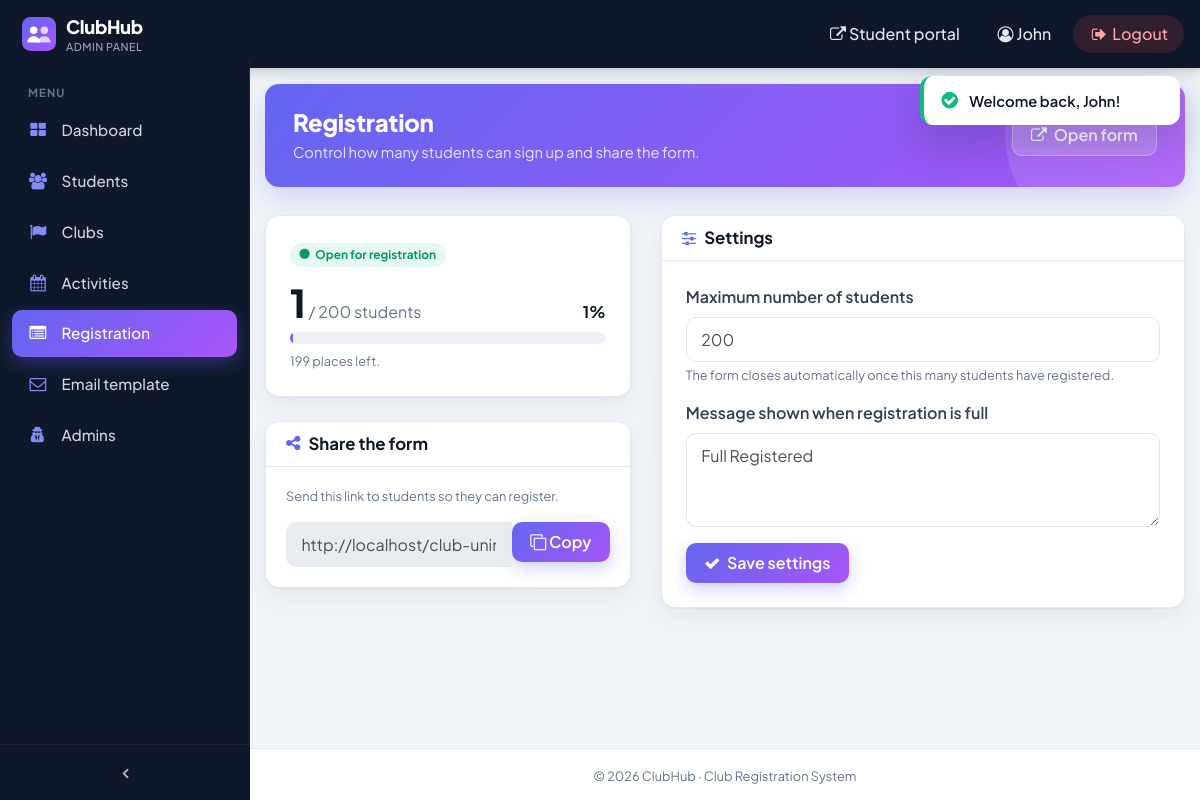
The app's page /club-unimy/forminfo.php (signed in) with its own data.
### tables this page shows
CREATE TABLE `limitseminar` (
  `id_limit2` varchar(200) NOT NULL,
  `jumlah_limit2` varchar(200) NOT NULL,
  `mesej_limit2` varchar(200) NOT NULL
);

### club-unimy/lib/app.php (called while the page is built, shortened)
<?php
require_once APP_ROOT . '/config-mysqli.php';
mysqli_set_charset($conn, 'utf8mb4');
function db(): mysqli
{
    global $conn;
    return $conn;
}
function q(string $sql, array $params = [])
{
    $stmt = db()->prepare($sql);
    $stmt->execute();
    $res = $stmt->get_result();
    return $res === false ? true : $res;
}
function row(string $sql, array $params = []): ?array
{
    return q($sql, $params)->fetch_assoc() ?: null;
}
function e($v): string
{
    return htmlspecialchars((string)$v, ENT_QUOTES, 'UTF-8');
}
function registration_settings(): array
{
    $r = row("SELECT * FROM limitseminar ORDER BY id_limit2 LIMIT 1");
    return [
        'id'      => $r['id_limit2'] ?? '1',
        'limit'   => (int)($r['jumlah_limit2'] ?? 0),
        'message' => $r['mesej_limit2'] ?? 'Registration is full.',
    ];
}
function total_students(): int
{
    return (int)row("SELECT COUNT(*) n FROM user")['n'];
}
function app_web_path(): string
{
    $doc = rtrim(str_replace(DIRECTORY_SEPARATOR, '/', realpath($_SERVER['DOCUMENT_ROOT'])), '/');
    $app = str_replace(DIRECTORY_SEPARATOR, '/', APP_ROOT);
    return strpos($app, $doc) === 0 ? substr($app, strlen($doc)) : '';
}

### club-unimy/forminfo.php (the view, shortened to what this page needs)
<?php
require_once __DIR__ . '/lib/layout.php';
$settings = registration_settings();
$total = total_students();
$open = $total < $settings['limit'];
$pct = $settings['limit'] > 0 ? min(100, round($total / $settings['limit'] * 100)) : 100;
$scheme = (!empty($_SERVER['HTTPS']) && $_SERVER['HTTPS'] !== 'off') ? 'https' : 'http';
$formUrl = $scheme . '://' . $_SERVER['HTTP_HOST'] . app_web_path() . '/club-form.php';
?>
<div class="row">
    <div class="col-lg-5 mb-4">
        <div class="card mb-4">
            <div class="card-body p-4">
                <span class="cb-pill" style="background:<?= $open ? '#10b9811a;color:#059669' : '#ef44441a;color:#dc2626' ?>">
                    <i class="fa fa-circle"></i> <?= $open ? 'Open for registration' : 'Closed – limit reached' ?>
                </span>
                <div class="d-flex align-items-end justify-content-between mt-3 mb-2">
                    <div><span class="cb-stat-value" style="font-size:2.4rem"><?= $total ?></span> <span class="cb-muted">/ <?= $settings['limit'] ?> students</span></div>
                    <strong><?= $pct ?>%</strong>
                </div>
                <div class="cb-progress<?= $pct >= 90 ? ' warn' : '' ?>"><span style="width:<?= $pct ?>%"></span></div>
                <p class="small cb-muted mt-2 mb-0"><?= $open ? max(0, $settings['limit'] - $total) . ' places left.' : 'New students see your "full" message instead of the form.' ?></p>
            </div>
        </div>
        <div class="card">
            <div class="card-header"><h5 class="cb-panel-title"><i class="fa fa-share-alt"></i> Share the form</h5></div>
            <div class="card-body">
                <p class="small cb-muted">Send this link to students so they can register.</p>
                <div class="input-group">
                    <input class="form-control" id="formUrl" value="<?= e($formUrl) ?>" readonly>
                    <div class="input-group-append"><button class="btn btn-primary" type="button" data-copy="#formUrl"><i class="fa fa-clone"></i> Copy</button></div>
                </div>
            </div>
        </div>
    </div>
    <div class="col-lg-7 mb-4">
        <div class="card">
            <div class="card-header"><h5 class="cb-panel-title"><i class="fa fa-sliders"></i> Settings</h5></div>
            <div class="card-body p-4">
                <form method="post">
                    <div class="form-group">
                        <label for="limit">Maximum number of students</label>
                        <input type="number" min="0" class="form-control" id="limit" name="limit" value="<?= $settings['limit'] ?>" required>
                        <small class="form-text cb-muted">The form closes automatically once this many students have registered.</small>
                    </div>
                    <div class="form-group">
                        <label for="message">Message shown when registration is full</label>
                        <textarea class="form-control" id="message" name="message" rows="3" maxlength="200"><?= e($settings['message']) ?></textarea>
                    </div>
                    <button class="btn btn-primary"><i class="fa fa-check mr-1"></i> Save settings</button>
                </form>
            </div>
        </div>
    </div>
</div>

### club-unimy/css/sb-admin.css (style rules this page uses)
html { position: relative; min-height: 100%; }
body { overflow-x: hidden; }
body.sticky-footer { margin-bottom: 56px; }
body.fixed-nav { padding-top: 56px; }

### club-unimy/css/theme.css (style rules this page uses)
:root { --cb-primary: #6366f1; --cb-primary-600: #4f46e5; --cb-accent: #a855f7; --cb-gradient: linear-gradient(135deg, #6366f1 0%, #a855f7 100%); --cb-sidebar: #0f172a; --cb-sidebar-2: #1e293b; --cb-bg: #f1f5f9; --cb-surface: #ffffff; --cb-text: #0f172a; --cb-muted: #64748b; --cb-border: #e2e8f0; --cb-success: #10b981; --cb-danger: #ef4444; --cb-warning: #f59e0b; --cb-radius: 14px; --cb-shadow: 0 1px 2px rgba(15, 23, 42, .04), 0 8px 24px rgba(15, 23, 42, .06); }
html, body { font-family: "Plus Jakarta Sans", system-ui, -apple-system, "Segoe UI", Roboto, sans-serif !important; color: var(--cb-text); }
body, body.bg-dark { background: var(--cb-bg) !important; }
a { color: var(--cb-primary-600); }
.card { border: 1px solid var(--cb-border) !important; border-radius: var(--cb-radius) !important; box-shadow: var(--cb-shadow); background: var(--cb-surface); overflow: hidden; }
.card-header { background: var(--cb-surface) !important; border-bottom: 1px solid var(--cb-border) !important; font-weight: 600; }
.cb-stat-value { font-size: 1.6rem; font-weight: 800; line-height: 1; }
.cb-panel-title { font-weight: 700; font-size: 1.05rem; margin: 0; display: flex; align-items: center; gap: .5rem; }
.cb-panel-title i { color: var(--cb-primary); }
.btn { border-radius: 10px !important; font-weight: 600 !important; padding: .5rem 1.15rem; border: 0 !important; transition: transform .15s, box-shadow .15s, filter .15s; }
.btn-primary, .btn-info { background: var(--cb-gradient) !important; color: #fff !important; box-shadow: 0 6px 16px rgba(99, 102, 241, .3); }
.form-control { border: 1px solid var(--cb-border); border-radius: 10px; padding: .6rem .9rem; height: auto; transition: border-color .15s, box-shadow .15s; }
label, .control-label { font-weight: 600; color: #334155; }
.cb-head-actions .btn { background: rgba(255, 255, 255, .18) !important; color: #fff !important; box-shadow: none; border: 1px solid rgba(255, 255, 255, .3) !important; }
.cb-pill { display: inline-flex; align-items: center; gap: .35rem; font-size: .74rem; font-weight: 700; padding: .2rem .6rem; border-radius: 999px; margin: .1rem .15rem .1rem 0; white-space: nowrap; }
.cb-progress { height: 12px; background: #eef2f7; border-radius: 999px; overflow: hidden; }
.cb-progress > span { display: block; height: 100%; background: var(--cb-gradient); border-radius: 999px; transition: width .8s ease; }
.cb-muted { color: var(--cb-muted); }

### records on screen
limitseminar: jumlah_limit2 "200", limit "200", message "Full Registered"

### other values on screen
APP_NAME "ClubHub"
$label "Dashboard"
$label "Students"
$label "Clubs"
$label "Activities"
$label "Registration"
$label "Email template"
$label "Admins"
$_SESSION['u_first'] "John"
$title "Registration"
$subtitle "Control how many students can sign up and share the form."
$actions "Open form"
$total "1"
$pct "1"
max(0, $settings['limit'] - $total) "199"
